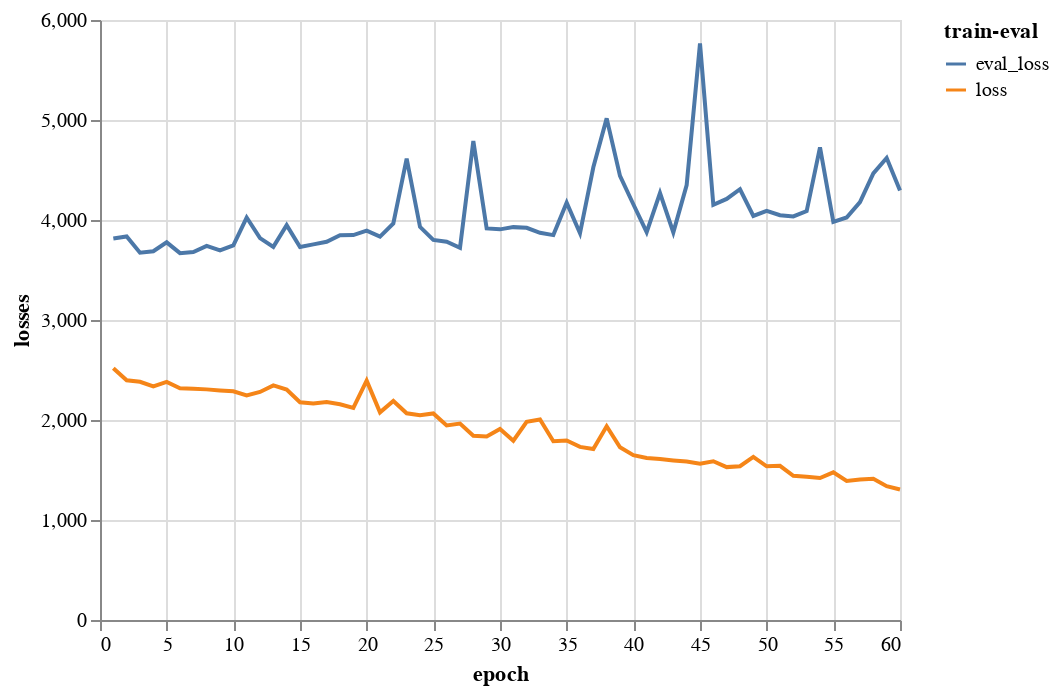

The notebook cell this image was saved under:
### Code cell
alt.Chart(
    df.reset_index(names=["epoch"]).melt(
        id_vars=["epoch"],
        value_vars=["loss", "eval_loss"],
        var_name="train-eval",
        value_name="losses",
    )
).mark_line().encode(x="epoch", y="losses", color="train-eval")

### Figure 1 — Vega-Lite specification as saved in the notebook (floating-point values rounded to 4 significant figures)
{"config": {"view": {"continuousWidth": 400, "continuousHeight": 300}}, "data": {"name": "data-ca315001b4053239d5a6ef180411a1ee"}, "mark": "line", "encoding": {"color": {"type": "nominal", "field": "train-eval"}, "x": {"type": "quantitative", "field": "epoch"}, "y": {"type": "quantitative", "field": "losses"}}, "$schema": "https://vega.github.io/schema/vega-lite/v4.8.1.json", "datasets": {"data-ca315001b4053239d5a6ef180411a1ee": [{"epoch": 1.0, "train-eval": "loss", "losses": 2518.0}, {"epoch": 2.0, "train-eval": "loss", "losses": 2397.0}, {"epoch": 3.0, "train-eval": "loss", "losses": 2382.0}, {"epoch": 4.0, "train-eval": "loss", "losses": 2337.0}, {"epoch": 5.0, "train-eval": "loss", "losses": 2381.0}, {"epoch": 6.0, "train-eval": "loss", "losses": 2317.0}, {"epoch": 7.0, "train-eval": "loss", "losses": 2314.0}, {"epoch": 8.0, "train-eval": "loss", "losses": 2306.0}, {"epoch": 9.0, "train-eval": "loss", "losses": 2295.0}, {"epoch": 10.0, "train-eval": "loss", "losses": 2287.0}, {"epoch": 11.0, "train-eval": "loss", "losses": 2247.0}, {"epoch": 12.0, "train-eval": "loss", "losses": 2281.0}, {"epoch": 13.0, "train-eval": "loss", "losses": 2346.0}, {"epoch": 14.0, "train-eval": "loss", "losses": 2304.0}, {"epoch": 15.0, "train-eval": "loss", "losses": 2177.0}, {"epoch": 16.0, "train-eval": "loss", "losses": 2166.0}, {"epoch": 17.0, "train-eval": "loss", "losses": 2180.0}, {"epoch": 18.0, "train-eval": "loss", "losses": 2158.0}, {"epoch": 19.0, "train-eval": "loss", "losses": 2121.0}, {"epoch": 20.0, "train-eval": "loss", "losses": 2394.0}, {"epoch": 21.0, "train-eval": "loss", "losses": 2077.0}, {"epoch": 22.0, "train-eval": "loss", "losses": 2190.0}, {"epoch": 23.0, "train-eval": "loss", "losses": 2067.0}, {"epoch": 24.0, "train-eval": "loss", "losses": 2047.0}, {"epoch": 25.0, "train-eval": "loss", "losses": 2066.0}, {"epoch": 26.0, "train-eval": "loss", "losses": 1946.0}, {"epoch": 27.0, "train-eval": "loss", "losses": 1964.0}, {"epoch": 28.0, "train-eval": "loss", "losses": 1842.0}, {"epoch": 29.0, "train-eval": "loss", "losses": 1836.0}, {"epoch": 30.0, "train-eval": "loss", "losses": 1910.0}, {"epoch": 31.0, "train-eval": "loss", "losses": 1793.0}, {"epoch": 32.0, "train-eval": "loss", "losses": 1982.0}, {"epoch": 33.0, "train-eval": "loss", "losses": 2005.0}, {"epoch": 34.0, "train-eval": "loss", "losses": 1788.0}, {"epoch": 35.0, "train-eval": "loss", "losses": 1795.0}, {"epoch": 36.0, "train-eval": "loss", "losses": 1731.0}, {"epoch": 37.0, "train-eval": "loss", "losses": 1710.0}, {"epoch": 38.0, "train-eval": "loss", "losses": 1938.0}, {"epoch": 39.0, "train-eval": "loss", "losses": 1728.0}, {"epoch": 40.0, "train-eval": "loss", "losses": 1648.0}, {"epoch": 41.0, "train-eval": "loss", "losses": 1620.0}, {"epoch": 42.0, "train-eval": "loss", "losses": 1609.0}, {"epoch": 43.0, "train-eval": "loss", "losses": 1596.0}, {"epoch": 44.0, "train-eval": "loss", "losses": 1584.0}, {"epoch": 45.0, "train-eval": "loss", "losses": 1563.0}, {"epoch": 46.0, "train-eval": "loss", "losses": 1588.0}, {"epoch": 47.0, "train-eval": "loss", "losses": 1529.0}, {"epoch": 48.0, "train-eval": "loss", "losses": 1538.0}, {"epoch": 49.0, "train-eval": "loss", "losses": 1631.0}, {"epoch": 50.0, "train-eval": "loss", "losses": 1537.0}, {"epoch": 51.0, "train-eval": "loss", "losses": 1541.0}, {"epoch": 52.0, "train-eval": "loss", "losses": 1442.0}, {"epoch": 53.0, "train-eval": "loss", "losses": 1432.0}, {"epoch": 54.0, "train-eval": "loss", "losses": 1420.0}, {"epoch": 55.0, "train-eval": "loss", "losses": 1476.0}, {"epoch": 56.0, "train-eval": "loss", "losses": 1390.0}, {"epoch": 57.0, "train-eval": "loss", "losses": 1405.0}, {"epoch": 58.0, "train-eval": "loss", "losses": 1412.0}, {"epoch": 59.0, "train-eval": "loss", "losses": 1338.0}, {"epoch": 60.0, "train-eval": "loss", "losses": 1305.0}, {"epoch": 1.0, "train-eval": "eval_loss", "losses": 3815.0}, {"epoch": 2.0, "train-eval": "eval_loss", "losses": 3836.0}, {"epoch": 3.0, "train-eval": "eval_loss", "losses": 3673.0}, {"epoch": 4.0, "train-eval": "eval_loss", "losses": 3688.0}, {"epoch": 5.0, "train-eval": "eval_loss", "losses": 3777.0}, {"epoch": 6.0, "train-eval": "eval_loss", "losses": 3669.0}, {"epoch": 7.0, "train-eval": "eval_loss", "losses": 3679.0}, {"epoch": 8.0, "train-eval": "eval_loss", "losses": 3741.0}, {"epoch": 9.0, "train-eval": "eval_loss", "losses": 3696.0}, {"epoch": 10.0, "train-eval": "eval_loss", "losses": 3746.0}, {"epoch": 11.0, "train-eval": "eval_loss", "losses": 4025.0}, {"epoch": 12.0, "train-eval": "eval_loss", "losses": 3819.0}, {"epoch": 13.0, "train-eval": "eval_loss", "losses": 3732.0}, {"epoch": 14.0, "train-eval": "eval_loss", "losses": 3949.0}, {"epoch": 15.0, "train-eval": "eval_loss", "losses": 3729.0}, {"epoch": 16.0, "train-eval": "eval_loss", "losses": 3757.0}, {"epoch": 17.0, "train-eval": "eval_loss", "losses": 3783.0}, {"epoch": 18.0, "train-eval": "eval_loss", "losses": 3848.0}, {"epoch": 19.0, "train-eval": "eval_loss", "losses": 3849.0}, {"epoch": 20.0, "train-eval": "eval_loss", "losses": 3894.0}, {"epoch": 21.0, "train-eval": "eval_loss", "losses": 3833.0}, {"epoch": 22.0, "train-eval": "eval_loss", "losses": 3965.0}, {"epoch": 23.0, "train-eval": "eval_loss", "losses": 4614.0}, {"epoch": 24.0, "train-eval": "eval_loss", "losses": 3931.0}, {"epoch": 25.0, "train-eval": "eval_loss", "losses": 3801.0}, {"epoch": 26.0, "train-eval": "eval_loss", "losses": 3783.0}, {"epoch": 27.0, "train-eval": "eval_loss", "losses": 3721.0}, {"epoch": 28.0, "train-eval": "eval_loss", "losses": 4789.0}, {"epoch": 29.0, "train-eval": "eval_loss", "losses": 3916.0}, {"epoch": 30.0, "train-eval": "eval_loss", "losses": 3906.0}, {"epoch": 31.0, "train-eval": "eval_loss", "losses": 3929.0}, {"epoch": 32.0, "train-eval": "eval_loss", "losses": 3922.0}, {"epoch": 33.0, "train-eval": "eval_loss", "losses": 3872.0}, {"epoch": 34.0, "train-eval": "eval_loss", "losses": 3849.0}, {"epoch": 35.0, "train-eval": "eval_loss", "losses": 4173.0}, {"epoch": 36.0, "train-eval": "eval_loss", "losses": 3868.0}, {"epoch": 37.0, "train-eval": "eval_loss", "losses": 4527.0}, {"epoch": 38.0, "train-eval": "eval_loss", "losses": 5016.0}, {"epoch": 39.0, "train-eval": "eval_loss", "losses": 4441.0}, {"epoch": 40.0, "train-eval": "eval_loss", "losses": 4157.0}, {"epoch": 41.0, "train-eval": "eval_loss", "losses": 3879.0}, {"epoch": 42.0, "train-eval": "eval_loss", "losses": 4270.0}, {"epoch": 43.0, "train-eval": "eval_loss", "losses": 3876.0}, {"epoch": 44.0, "train-eval": "eval_loss", "losses": 4350.0}, {"epoch": 45.0, "train-eval": "eval_loss", "losses": 5765.0}, {"epoch": 46.0, "train-eval": "eval_loss", "losses": 4151.0}, {"epoch": 47.0, "train-eval": "eval_loss", "losses": 4211.0}, {"epoch": 48.0, "train-eval": "eval_loss", "losses": 4308.0}, {"epoch": 49.0, "train-eval": "eval_loss", "losses": 4040.0}, {"epoch": 50.0, "train-eval": "eval_loss", "losses": 4092.0}, {"epoch": 51.0, "train-eval": "eval_loss", "losses": 4048.0}, {"epoch": 52.0, "train-eval": "eval_loss", "losses": 4036.0}, {"epoch": 53.0, "train-eval": "eval_loss", "losses": 4089.0}, {"epoch": 54.0, "train-eval": "eval_loss", "losses": 4726.0}, {"epoch": 55.0, "train-eval": "eval_loss", "losses": 3981.0}, {"epoch": 56.0, "train-eval": "eval_loss", "losses": 4025.0}, {"epoch": 57.0, "train-eval": "eval_loss", "losses": 4179.0}, {"epoch": 58.0, "train-eval": "eval_loss", "losses": 4467.0}, {"epoch": 59.0, "train-eval": "eval_loss", "losses": 4621.0}, {"epoch": 60.0, "train-eval": "eval_loss", "losses": 4295.0}]}}
